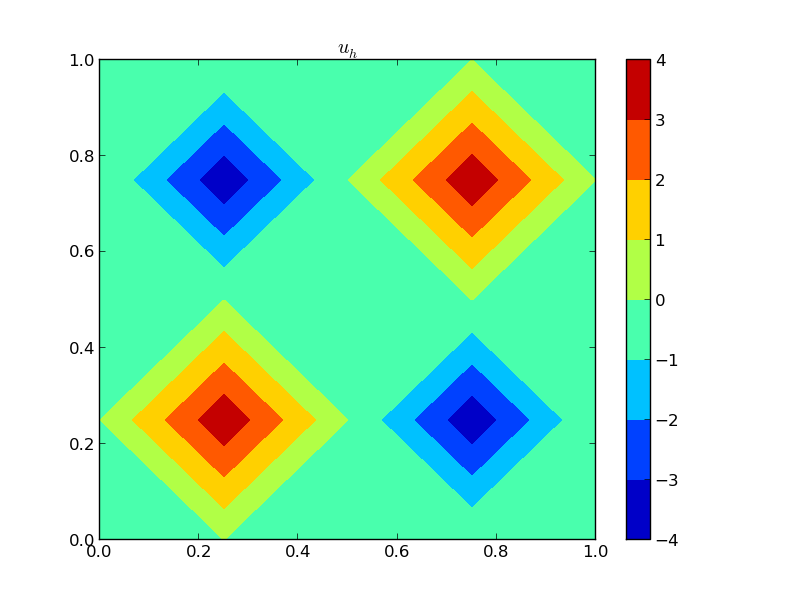

Source code (Python):
#! /usr/bin/python

# ...
try:
    from matplotlib import pyplot as plt
    PLOT=True
except ImportError:
    PLOT=False
# ...
import numpy                as np
from igakit.cad_geometry import square as domain
from pigasus.gallery.poisson import *
import sys
import inspect
filename = inspect.getfile(inspect.currentframe()) # script filename (usually with path)

# ...
sin = np.sin ; pi = np.pi
# ...

# ...
kx = 2. * pi
ky = 2. * pi

# ... exact solution
u = lambda x,y : [sin ( kx * x ) * sin ( ky * y )]
# ... rhs
f = lambda x,y : [( kx**2 + ky**2 ) * sin ( kx * x ) * sin ( ky * y )]


#-----------------------------------
AllDirichlet = True

try:
    nx = int(sys.argv[1])
except:
    nx = 31

try:
    ny = int(sys.argv[2])
except:
    ny = 31

try:
    px = int(sys.argv[3])
except:
    px = 2

try:
    py = int(sys.argv[4])
except:
    py = 2
#-----------------------------------


geo = domain(n=[nx,ny],p=[px,py])
# ...

# ...
try:
    bc_dirichlet
except NameError:
    bc_dirichlet = None
else:
    pass

try:
    bc_neumann
except NameError:
    bc_neumann = None
else:
    pass

try:
    AllDirichlet
except NameError:
    AllDirichlet = None
else:
    pass

try:
    Dirichlet
except NameError:
    Dirichlet = None
else:
    pass

try:
    Metric
except NameError:
    Metric = None
else:
    pass
# ...

PDE = poisson(geometry=geo, bc_dirichlet=bc_dirichlet, bc_neumann=bc_neumann,
              AllDirichlet=AllDirichlet, Dirichlet=Dirichlet,metric=Metric)

# ...

PDE.assembly(f=f)
M = PDE.system
M.save("M.mtx")
PDE.solve()
# ...

# ...
normU = PDE.norm(exact=u)
print "norm U   = ", normU
# ...

U = PDE.unknown
U.export("U.pfl")

# ...
if PLOT:
    PDE.plot()  ; plt.colorbar(); plt.title('$u_h$')
    plt.savefig(filename.split('.py')[0]+'.png', format='png')
    plt.clf()
# ...

PDE.free()
